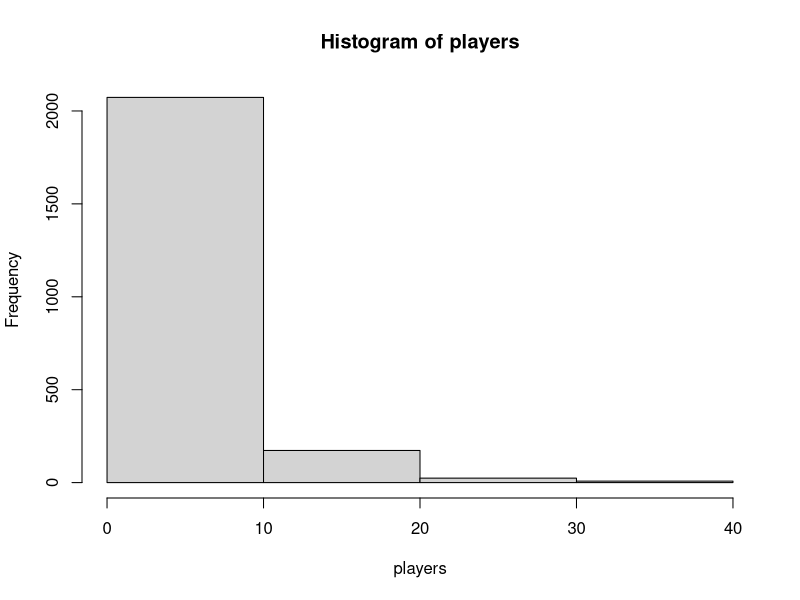
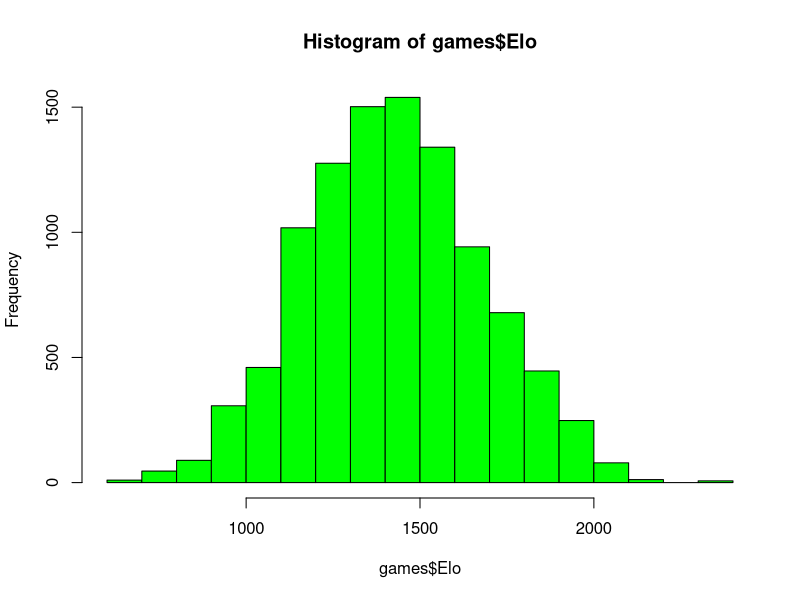

R code for these plots, in order:
games <- read.csv("playerelo_mar_01_2011_blitz.csv", header=T)
summary(games$Elo)
players <- table(games$Player)
hist(players, breaks=3)
readline("Hit <Enter> to see the next Plot")
hist(games$Elo, breaks=20, col="green")
